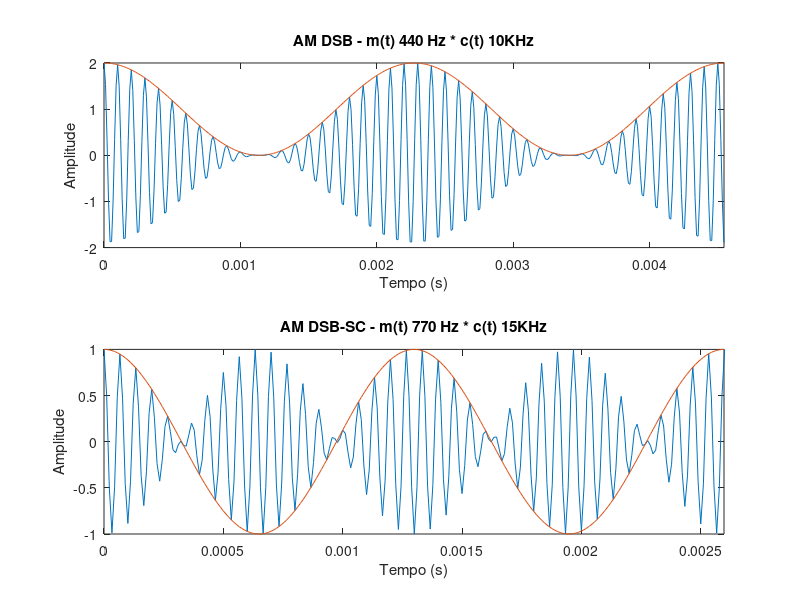
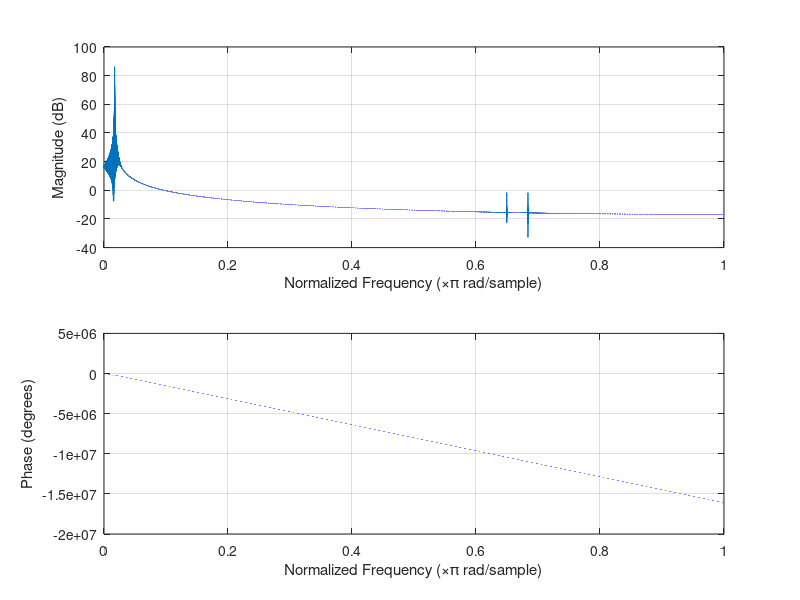
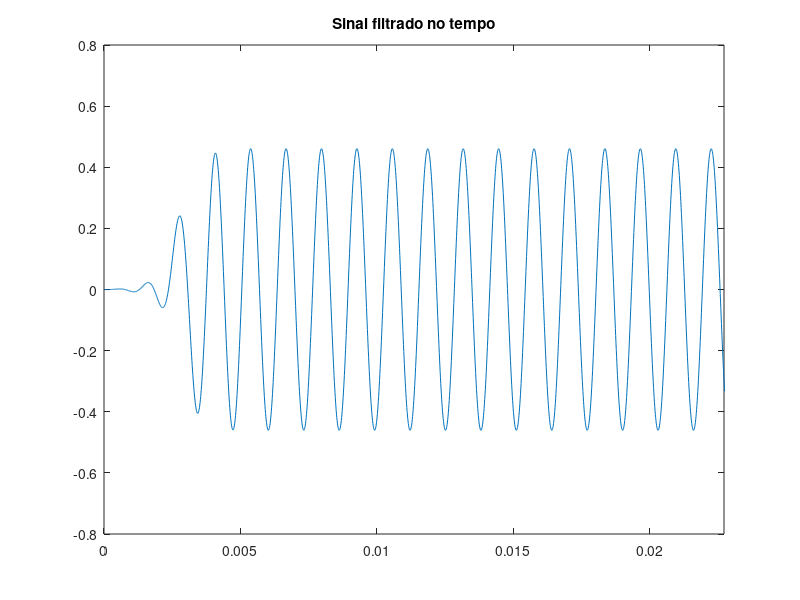
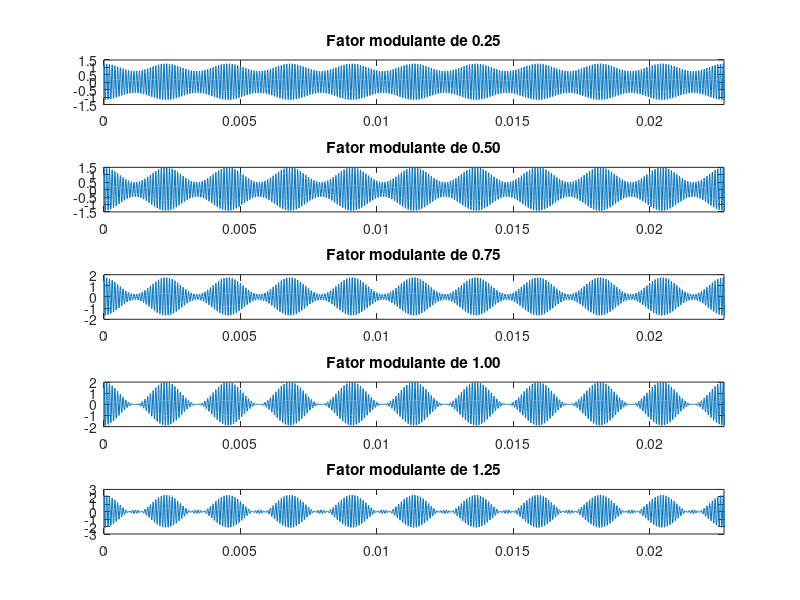

These charts were generated, in order, by the following MATLAB code: (Note: this script raises an error after producing the figures.)
% Aluno: Rafael Teles Espindola

% Ex. 1:
% • Realizar um processo de modulação AM DSB e AM DSB-SC
% • Para o caso da modulação AM DSB-SC, realizar o processo
% de demodulação utilizando a função 'fir1'
% • Para o caso da modulaçao AM DSB, variar o 'fator de
% modulação' (0.25; 0.5; 0.75 e 1 e 1.5) e observar os efeitos no
% sinal modulado

close all
clear all
clc

fs = 90e3;
t  = 0:1/fs:1-(1/fs);

Am1 = 1; f1 = 440;  Ao1 = 1;                % Parametros AM DSB
Am2 = 1; f2 = 770;  Ao2 = 0;                % Parametros AM DSB-SC
Am3 = 1; f3 = 10e3; Ao3 = 0;                % Parametros Portadora1
Am4 = 1; f4 = 15e3; Ao4 = 0;                % Parametros Portadora2

som1 = Ao1 + Am1*cos(2*pi*f1*t);            % AM DSB
som2 = Ao2 + Am2*cos(2*pi*f2*t);            % AM DSB-SC
por1 = Ao3 + Am3*cos(2*pi*f3*t);            % Portadora 1
por2 = Ao4 + Am4*cos(2*pi*f4*t);            % Portadora 2

y1 = por1.*som1;                            % Sinal modulado1 AM DSB
y2 = por2.*som2;                            % Sinal modulado2 AM DSB-SC

y2_demod  = por2.*y2;                       % Sinal demodulado1 AM DSB
filtro_pb = fir1(500,(1000*2)/fs);          % filtro fir1
filtrado  = filter(filtro_pb, 1, y2_demod); % Sinal filtrado AM DSB


s_t025 = Am3*(1 + 0.25*cos(2*pi*f1*t)).*cos(2*pi*f3*t); 
s_t050 = Am3*(1 + 0.50*cos(2*pi*f1*t)).*cos(2*pi*f3*t);
s_t075 = Am3*(1 + 0.75*cos(2*pi*f1*t)).*cos(2*pi*f3*t);
s_t100 = Am3*(1 + 1.00*cos(2*pi*f1*t)).*cos(2*pi*f3*t);
s_t125 = Am3*(1 + 1.25*cos(2*pi*f1*t)).*cos(2*pi*f3*t);
s_t150 = Am3*(1 + 1.50*cos(2*pi*f1*t)).*cos(2*pi*f3*t);


figure(1)
subplot(211)
plot(t, y1)
hold on
plot(t, som1)
xlim([0 2*(1/f1)])
xlabel("Tempo (s)")
ylabel("Amplitude")
title("AM DSB - m(t) 440 Hz * c(t) 10KHz")

subplot(212)
plot(t, y2)
hold on
plot(t, som2)
xlim([0 2*(1/f2)])
xlabel("Tempo (s)")
ylabel("Amplitude")
title("AM DSB-SC - m(t) 770 Hz * c(t) 15KHz")

figure(2)
freqz(filtrado)

figure(3)
plot(t, filtrado)
xlim([0 10*(1/f1)])
title('Sinal filtrado no tempo')

figure(4)
subplot(511)
plot(t, s_t025)
xlim([0 10*(1/f1)])
title("Fator modulante de 0.25")

subplot(512)
plot(t, s_t050)
xlim([0 10*(1/f1)])
title("Fator modulante de 0.50")

subplot(513)
plot(t, s_t075)
xlim([0 10*(1/f1)])
title("Fator modulante de 0.75")

subplot(514)
plot(t, s_t100)
xlim([0 10*(1/f1)])
title("Fator modulante de 1.00")

subplot(515)
plot(t, s_t125)
xlim([0 10*(1/f1)])
title("Fator modulante de 1.25")

subplot(516)
plot(t, s_t150)
xlim([0 10*(1/f1)])
title("Fator modulante de 1.50")
